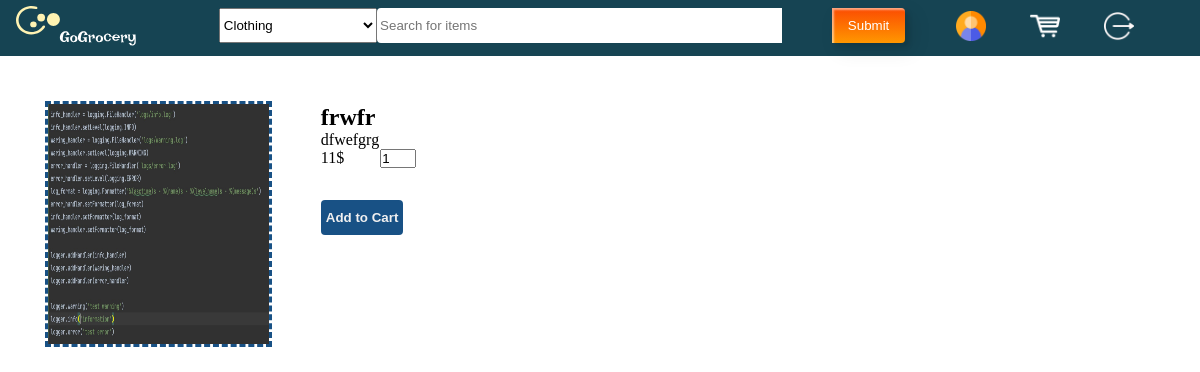
Screenshot of /product/?id=1 (signed in) with the database file from the repository.
### models.py (models this page shows)
class Product(db.Model):
    __tablename__ = 'product'
    id = db.Column(db.Integer, primary_key=True, autoincrement=True)
    price = db.Column(db.Integer, nullable=False)
    name = db.Column(db.CHAR(200), nullable=False)
    description = db.Column(db.Text, nullable=False)
    tag = db.Column(db.CHAR(200), nullable=False)
    picture_address = db.Column(db.TEXT(2000), nullable=False)
    shop_id = db.Column(db.Integer, db.ForeignKey('shop.id'))
    shop = db.relationship('Shop', backref='products')

### blueprint/product_blueprint.py (the view, shortened to what this page needs)
@product_bp.route("/", methods=["GET", "POST"])
def details():
    product_id = request.args.get("id")
    product = Product.query.filter_by(id=product_id).first()
    form = AddToCartForm()
    searchForm = SearchForm()
    if "email" in session:
        email = session["email"]
        user = Customer.query.filter_by(email=email).first()
        shop_list = user.shoppingList[0]
        if request.method == "GET":
            return render_template('good_detail.html', product=product, shopList=shop_list, form=form, searchForm=searchForm)
    else:
        return render_template('good_detail.html', product=product, user=None, form=form, searchForm=searchForm)

### forms.py
class AddToCartForm(FlaskForm):
    amount = IntegerField(validators=[InputRequired("please enter the amount you wanna buy"), NumberRange(min=1, max=10000000)])
    submit = SubmitField()

class SearchForm(FlaskForm):
    product_name = StringField(validators=[Length(min=1, max=200, message="no more than 200 characters")])
    submit = SubmitField()

### templates/good_detail.html (shortened to what this page needs)
{% extends "MainpageBase.html" %}
{% block csslink %}
    <link rel="stylesheet" href="../static/css/goodDetail.css">
{% endblock %}
{% block body %}
    <div class="content-container">
        <div class="product-pic-container">
            <img src="{{ url_for("static", filename='product_img/' + product.picture_address) }}"/>
        </div>
        <div class="product-info-container">
            <h2 class="product-info-name">{{ product.name }}</h2>
            <div class="product-info-description">
                <p>{{ product.description }}</p>
            </div>
            <form method="post">
                <div class="input-count">
                    <span class="unit-price">{{ product.price }}$</span>
                    {{ form.amount(id="product-number", value="1") }}
                </div>
                <div class="cart-adding-btn-area">
                    {{ form.submit(class="add-cart-btn", value='Add to Cart') }}
                </div>
            </form>
        </div>
    </div>
{% endblock %}

### static/css/MainpageBase_style.css (style rules this page uses)
#search { background-color: #FFFFFF; border-radius: 4px 0 0 4px; height: 35px; width: 100%; border-style: none; padding-left: 3px; padding-right: 6px; transition: all 0.3s ease; }
.custom-btn { color: #fff; background: transparent; cursor: pointer; transition: all 0.3s ease; position: relative; display: inline-block; box-shadow:inset 2px 2px 2px 0 rgba(255,255,255,.5), 7px 7px 20px 0 rgba(0,0,0,.1), 4px 4px 5px 0 rgba(0,0,0,.1); outline: none; }
#searchBtn { margin-left: 6px; width: 100%; height: 35px; background: linear-gradient(0deg, rgba(255,151,0,1) 0%, rgba(251,75,2,1) 100%); padding: 0; border-radius: 0 4px 4px 0; border-style: none; }
#searchBtn:before, #searchBtn:after { position: absolute; content: ""; right: 0; bottom: 0; background: rgba(251,75,2,1); transition: all 0.3s ease; }
#searchBtn:before { width: 3px; }
#searchBtn:after { height: 3px; }
form { width: 100%; }

### static/css/goodDetail.css (style rules this page uses)
.content-container { padding: 3rem; }
.product-pic-container { width: 20%; height: 15rem; margin-right: 3rem; display: inline-block; vertical-align: top; outline: #185185 dashed; }
.product-pic-container img { width: 100%; height: 100%; }
.product-info-container { display: inline-block; vertical-align: top; }
.add-cart-btn { height: 35px; font-weight: bold; background: #185185; padding: 5px; color: #f0f0f0; border-radius: 4px 4px 4px 4px; border-style: none; cursor: pointer; transition: all 0.3s ease; }
.unit-price { padding-right: 2rem; }
#product-number { width: 20%; }
.cart-adding-btn-area { margin-top: 2rem; }

### templates/MainpageBase.html (style rules this page uses)
* { margin: 0; padding: 0; }
body { width: 100%; }

### rows the page displays
Product: picture_address (picture), name "frwfr", description "dfwefgrg", price "11"
